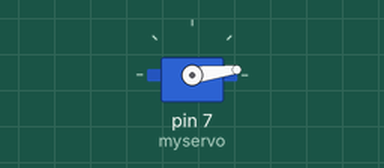
A sketch run on a simulated Arduino Uno, built with avr-gcc and run on an emulated ATmega328P. Shown: servo. What the sketch prints to the serial monitor is not drawn.

Above: at 0.05 s.
Timing chart, 0 to 3.0 s (numbered marks = the images above):
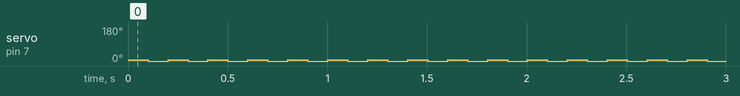

The sketch:

fisicall.ino
```cpp
#include <SoftwareSerial.h>
#include <Servo.h>
Servo myservo;
SoftwareSerial BTSerial(10, 11); // RX | TX
void setup() {
  myservo.attach(7);  // asignamos el pin 9 al servo.
  Serial.begin(9600);
  Serial.println("Enter AT commands:");

  // HC-06 default serial speed is 9600
  BTSerial.begin(9600);
}

void loop() {
  if (BTSerial.available()) {
    Serial.write(BTSerial.read());
  }

  if (Serial.available()) {
    BTSerial.write(Serial.read());
  }
  int adc = 40;  // realizamos la lectura del potenciometro
  int angulo = map(adc, 0, 1023, 0, 180);  // escalamos la lectura a un valor entre 0 y 180
  myservo.write(angulo);  // enviamos el valor escalado al servo.
  Serial.print("Angulo:  ");
  Serial.println(angulo);
  delay(100);
    myservo.write(0);  // enviamos el valor escalado al servo.
   delay(100);
}
```

Measured:
- by itself, servo on pin 7 (myservo): alternates 7° for 0.10 s and 0° for 0.10 s
